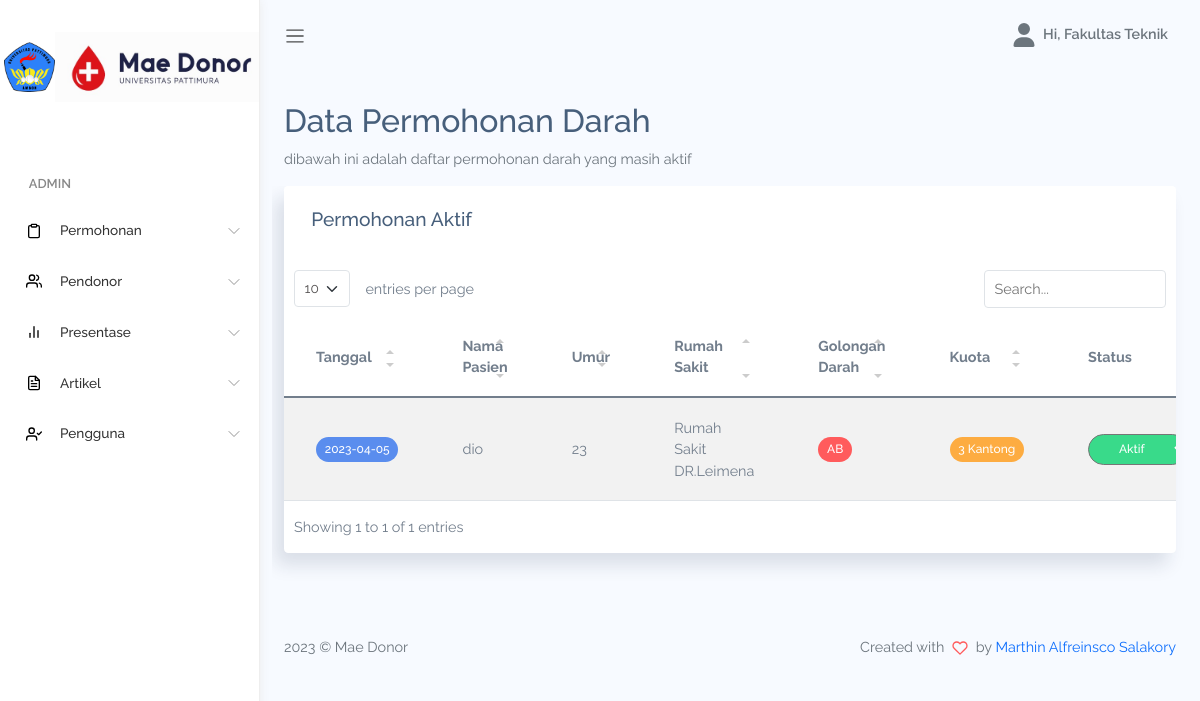
Page /admin/permohonan_aktif.php (signed in) on the committed database.
### tables this page shows
CREATE TABLE `pengguna` (
  `id` int(11) NOT NULL,
  `nama` varchar(255) NOT NULL,
  `username` varchar(255) NOT NULL,
  `password` varchar(255) NOT NULL,
  `role` varchar(255) NOT NULL
);

CREATE TABLE `permohonan` (
  `id` int(11) NOT NULL,
  `nama_pasien` varchar(255) NOT NULL,
  `umur` varchar(255) NOT NULL,
  `rumah_sakit` varchar(255) NOT NULL,
  `golongan_darah` varchar(255) NOT NULL,
  `kuota` varchar(255) NOT NULL,
  `status` varchar(255) DEFAULT '1',
  `nama_wali` varchar(255) NOT NULL,
  `no_telp` varchar(255) NOT NULL,
  `hubungan` varchar(255) NOT NULL,
  `tanggal` date NOT NULL
);

### admin/function.php (called while the page is built, shortened)
<?php
function db_conn()
{
    $db_host = 'localhost';
    $db_user = 'root';
    $db_pass = '';
    $db_name = 'maedonor';
    return mysqli_connect($db_host, $db_user, $db_pass, $db_name);
}
function db_query($query)
{
    return mysqli_query(db_conn(), $query);
}
function db_findAll($table, $array = [])
{
    if (empty($array)) {
        return db_query("SELECT * FROM $table");
    } else {
        foreach ($array as $key => $val) {
            if (isset($result)) {
                $result = $result . ' && ' . $key .  ' LIKE \'%' . $val . '%\'';
            } else {
                $result = $key .  ' LIKE \'%' . $val . '%\'';
            }
            return db_query("SELECT * FROM $table WHERE $result");
        }
    }
}
function db_find($table, $where)
{
    foreach ($where as $key => $val) {
        if (isset($result)) {
            $result = $result . ' && ' . $key .  ' = \'' . $val . '\'';
        } else {
            $result = $key .  ' = \'' . $val . '\'';
        }
    }
    return db_query("SELECT * FROM `$table` WHERE $result")->fetch_object();
}
function user()
{
    return db_find('pengguna', ['id' => $_SESSION['login_maedonor']]);
}

### admin/permohonan_aktif.php (the view, shortened to what this page needs)
<?php include 'header.php' ?>
<div class="page-title">
    <h3>Data Permohonan Darah</h3>
    <p class="text-subtitle text-muted">dibawah ini adalah daftar permohonan darah yang masih aktif</p>
</div>
<section class="section">
    <div class="row">
        <div class="col-12 table-responsive">
            <div class="card">
                <div class="card-header d-flex justify-content-between align-items-center">
                    <h4 class="card-title">Permohonan Aktif</h4>
                </div>
                <div class="card-body px-0 pb-0">
                    <div class="table-responsive">
                        <table class='table table-striped mb-0' id="table1">
                            <thead>
                                <tr>
                                    <th>Tanggal</th>
                                    <th>Nama Pasien</th>
                                    <th>Umur</th>
                                    <th>Rumah Sakit</th>
                                    <th>Golongan Darah</th>
                                    <th>Kuota</th>
                                    <th>Status</th>
                                </tr>
                            </thead>
                            <tbody>
                                <?php foreach (db_findAll('permohonan', ['status' => '1']) as $p) : ?>
                                    <tr>
                                        <td><span class="badge bg-primary"><?= $p['tanggal']; ?></span></td>
                                        <td><?= $p['nama_pasien']; ?></td>
                                        <td><?= $p['umur']; ?></td>
                                        <td><?= $p['rumah_sakit']; ?></td>
                                        <td><span class="badge bg-danger"><?= $p['golongan_darah']; ?></span></td>
                                        <td><span class="badge bg-warning"><?= $p['kuota']; ?> Kantong</span></td>
                                        <td>
                                            <form action="action.php" method="POST">
                                                <select onchange="$(this).parents('form:first').submit()" name="ubah_status" class="badge bg-success">
                                                    <option <?= $p['status'] == '1' ? 'selected' : ''; ?> class="bg-white text-dark" value="1">Aktif</option>
                                                </select>
                                            </form>
                                        </td>
                                    </tr>
                                <?php endforeach; ?>
                            </tbody>
                        </table>
                    </div>
                </div>
            </div>
        </div>
    </div>
</section>
<?php include 'footer.php' ?>

### admin/header.php (shortened to what this page needs)
<?php include 'function.php'; ?>
<!DOCTYPE html>
<html lang="en">
<head>
    <link rel="stylesheet" href="assets/css/bootstrap.css">
    <link rel="stylesheet" href="assets/vendors/simple-datatables/style.css">
    <link rel="stylesheet" href="assets/vendors/fontawesome/css/all.min.css">
    <link rel="stylesheet" href="assets/vendors/chartjs/Chart.min.css">
    <link rel="stylesheet" href="assets/vendors/perfect-scrollbar/perfect-scrollbar.css">
    <link rel="stylesheet" href="assets/css/app.css">
</head>
<body>
    <div id="app">
        <div id="sidebar" class='active'>
            <div class="sidebar-wrapper active">
                <div class="sidebar-header ps-1 d-flex align-items-center justify-content-start">
                    <img src="assets/images/logo_unpatti.png" class="m-0 p-0" style="height: 50px;">
                    <img src="assets/images/maedonor.jpeg" class="m-0 p-0" style="height: 70px;">
                </div>
                <div class="sidebar-menu">
                    <ul class="menu">
                        <li class='sidebar-title'>ADMIN</li>
                        <li class="sidebar-item  has-sub">
                            <a href="#" class='sidebar-link'>
                                <i data-feather="clipboard" width="20"></i>
                                <span>Permohonan</span>
                            </a>
                        </li>
                        <li class="sidebar-item  has-sub">
                            <a href="#" class='sidebar-link'>
                                <i data-feather="users" width="20"></i>
                                <span>Pendonor</span>
                            </a>
                        </li>
                        <li class="sidebar-item  has-sub">
                            <a href="#" class='sidebar-link'>
                                <i data-feather="bar-chart-2" width="20"></i>
                                <span>Presentase</span>
                            </a>
                        </li>
                        <?php if (user()->role == '1') : ?>
                            <li class="sidebar-item  has-sub">
                                <a href="#" class='sidebar-link'>
                                    <i data-feather="file-text" width="20"></i>
                                    <span>Artikel</span>
                                </a>
                            </li>
                            <li class="sidebar-item  has-sub">
                                <a href="#" class='sidebar-link'>
                                    <i data-feather="user-check" width="20"></i>
                                    <span>Pengguna</span>
                                </a>
                            </li>
                        <?php endif; ?>
                    </ul>
                </div>
            </div>
        </div>
        <div id="main">
            <nav class="navbar navbar-header navbar-expand navbar-light">
                <a class="sidebar-toggler" href="#"><span class="navbar-toggler-icon"></span></a>
                <div class="collapse navbar-collapse" id="navbarSupportedContent">
                    <ul class="navbar-nav d-flex align-items-center navbar-light ms-auto">
                        <li class="nav-item dropdown">
                            <a href="#" data-bs-toggle="dropdown" class="nav-link dropdown-toggle nav-link-lg nav-link-user" role="button" data-bs-toggle="dropdown" aria-expanded="false">
                                <div class="avatar me-1">
                                    <i class="fa fa-user"></i>
                                </div>
                                <div class="d-none d-md-block d-lg-inline-block">Hi, <?= user()->nama; ?></div>
                            </a>
                        </li>
                    </ul>
                </div>
            </nav>
            <div class="main-content container-fluid">

### admin/assets/css/app.css (style rules this page uses)
* { font-family:Raleway }
#app { position:relative }
#main { margin-left:260px;background-color:#f7faff;min-height:100vh;transition:margin-left .6s ease-out }
#main .main-content { padding:2rem 1.5rem }
#main .main-content .page-title h3 { font-size:2rem }
#main .main-content .text-subtitle { font-size:.9rem }
a { text-decoration:none }
a,button { outline:0 }
.feather,i { font-size:14px;height:1rem }
.avatar { display:inline-flex;border-radius:50%;text-align:center;vertical-align:middle;position:relative }
.dropdown-toggle:after { color:#fff }
#sidebar.active .sidebar-wrapper { left:0 }
.sidebar-wrapper { width:260px;height:100vh;position:fixed;top:0;z-index:10;background-color:#fff;bottom:0;border-right:1px solid #eee;box-shadow:0 0 10px #ececec;left:-260px;transition:left .6s ease-out }
.sidebar-wrapper .sidebar-header { padding:2rem 2rem 1rem;font-size:2rem;font-weight:700 }
.sidebar-wrapper .sidebar-header img { height:2.5rem }
.sidebar-wrapper .menu { padding-left:0;margin-top:2rem }
.sidebar-wrapper .menu .sidebar-title { padding:1.5rem 1.8rem .5rem;font-size:.8rem;font-weight:600;color:#888;text-transform:uppercase }
.sidebar-wrapper .menu .sidebar-link { color: #000;display:block;padding:.7rem 1.5rem;font-size:.85rem;display:flex;align-items:center;transition:all .5s }
.sidebar-wrapper .menu .sidebar-link>span { color:#000;font-weight:500;margin-left:1rem;opacity:.8 }
.sidebar-wrapper .menu .sidebar-item { list-style:none;margin-top:.5rem;position:relative }
.sidebar-wrapper .menu .sidebar-item.has-sub .sidebar-link:after { position:absolute;color:#ccc;right:15px;top:12px;display:block }
.card { box-shadow:-8px 12px 18px 0 rgba(25,42,70,.13);margin-bottom:2.2rem }
.card .card-header { border:none }
.card .card-header h4 { font-size:1.2rem }
.card .card-header~.card-body { padding-top:0 }
.card .card-title { font-size:1.2rem }
.card .card-body { padding:1.4rem 1.7rem }
.navbar { height:70px;padding:1.5rem }
.navbar.navbar-header li { display:flex;align-items:center }
.navbar.navbar-header .dropdown>a { color:#6c757d;font-weight:600 }
.navbar.navbar-header .dropdown>a svg { height:24px;width:24px }
.navbar.navbar-header .dropdown>a:after { display:none }
.dataTable-table td,.dataTable-table thead th,.table td,.table thead th { vertical-align:middle }
.dataTable-table thead th,.table thead th { border-bottom:2px solid #475f7b }

### rows in the picture
pengguna: nama "Fakultas Teknik"
permohonan: tanggal "2023-04-05", nama_pasien "dio", umur "23", rumah_sakit "Rumah Sakit DR.Leimena", golongan_darah "AB", kuota "3", ubah_status "Aktif"
